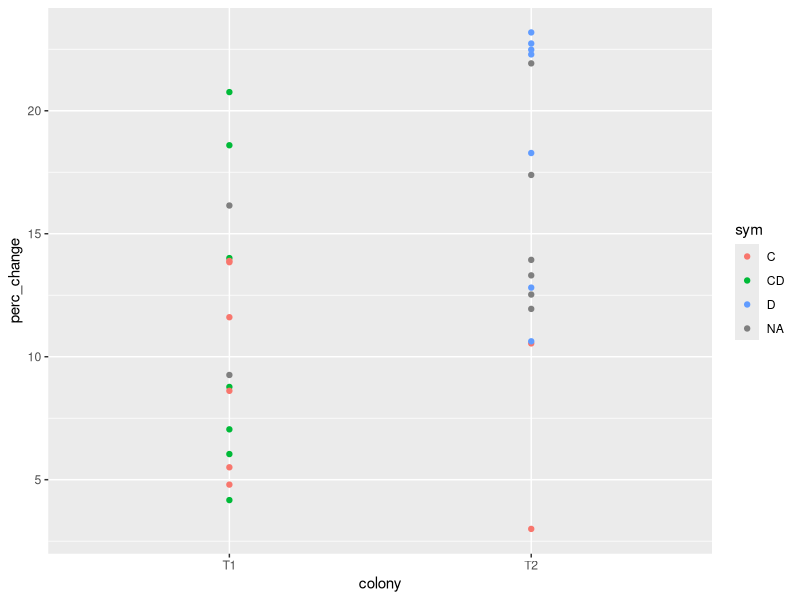

Write the R code that produced this figure.
library(tidyverse)
symdat<-read_csv("Data/Buoyant_Weight/symdat.csv")

bw_mastersheet <- read_csv("Data/Buoyant_Weight/bw_mastersheet.csv") %>%
  mutate(species = str_sub(FragID, 1, 1),
         colony = str_sub(FragID, 1, 2)) %>%
  full_join(symdat)


df <- bw_mastersheet %>%
  group_by(FragID, sym,colony, species) %>%
  summarise(perc_change = (weight[TimePoint == 2] -weight[TimePoint == 1])/(weight[TimePoint == 1])*100)
#group_By<- tidyverse function that uses column names (no spaces, lower case etc), to make certain cgoups 
df %>%
  filter(species == "T") %>%
  ggplot(aes(x=colony, y=perc_change, color = sym))+geom_point()


df
mod<-lm(perc_change ~ sym+colony, data = filter(df, species == "T"))
anova(mod)
